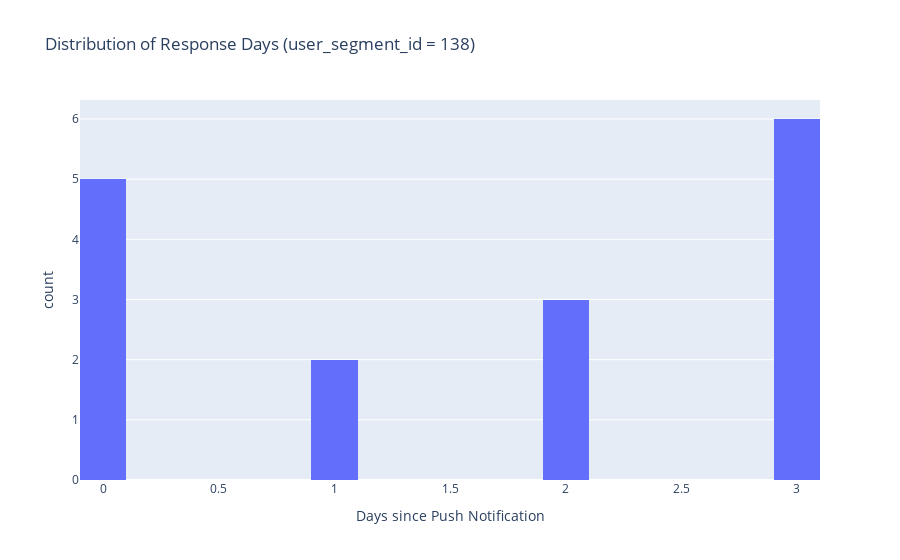
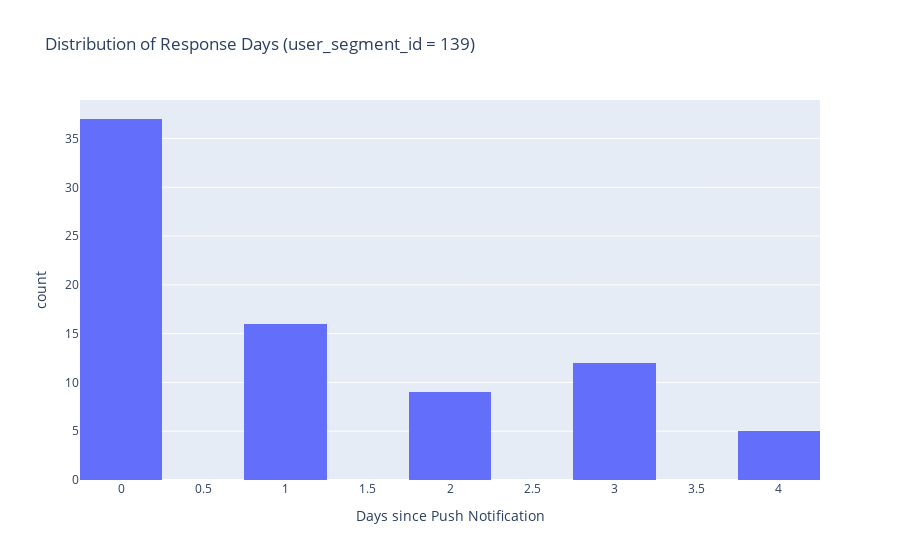

Write notebook code for charts like these, in order.
### Markdown cell above
<b>Response Days in Campaign 138 and 139</b>

### Code cell
import plotly.express as px

# Visualize response_days distribution for user_segment_id 138
fig_138 = px.histogram(
    df_response_138,
    x="response_days",
    nbins=20,
    title="Distribution of Response Days (user_segment_id = 138)",
    labels={"response_days": "Days since Push Notification", "count": "Number of Users"}
)
fig_138.show()

# Visualize response_days distribution for user_segment_id 139
fig_139 = px.histogram(
    df_response_139,
    x="response_days",
    nbins=20,
    title="Distribution of Response Days (user_segment_id = 139)",
    labels={"response_days": "Days since Push Notification", "count": "Number of Users"}
)
fig_139.show()

### Figure 1 — Plotly figure (JSON) as saved in the notebook; plotly's stock layout.template omitted (floating-point values rounded to 4 significant figures)
{"data": [{"bingroup": "x", "hovertemplate": "Days since Push Notification=%{x}<br>count=%{y}<extra></extra>", "legendgroup": "", "marker": {"color": "#636efa", "pattern": {"shape": ""}}, "name": "", "nbinsx": 20, "orientation": "v", "showlegend": false, "type": "histogram", "x": [1, 1, 0, 3, 3, 2, 2, 0, 3, 3, 0, 3, 0, 2, 3, 0], "xaxis": "x", "yaxis": "y"}], "layout": {"barmode": "relative", "legend": {"tracegroupgap": 0}, "title": {"text": "Distribution of Response Days (user_segment_id = 138)"}, "xaxis": {"anchor": "y", "domain": [0, 1], "title": {"text": "Days since Push Notification"}}, "yaxis": {"anchor": "x", "domain": [0, 1], "title": {"text": "count"}}}}

### Figure 2 — Plotly figure (JSON) as saved in the notebook; plotly's stock layout.template omitted (floating-point values rounded to 4 significant figures)
{"data": [{"bingroup": "x", "hovertemplate": "Days since Push Notification=%{x}<br>count=%{y}<extra></extra>", "legendgroup": "", "marker": {"color": "#636efa", "pattern": {"shape": ""}}, "name": "", "nbinsx": 20, "orientation": "v", "showlegend": false, "type": "histogram", "x": [0, 4, 0, 1, 0, 1, 1, 0, 0, 0, 3, 4, 2, 0, 0, 0, 4, 2, 0, 0, 0, 3, 2, 2, 0, 4, 2, 1, 0, 0, 0, 2, 1, 1, 0, 0, 3, 3, 0, 2, 4, 1, 0, 0, 1, 2, 1, 0, 3, 3, 1, 0, 3, 0, 0, 1, 3, 3, 0, 0, 0, 1, 0, 1, 0, 2, 0, 1, 1, 3, 0, 0, 3, 1, 0, 3, 0, 0, 0], "xaxis": "x", "yaxis": "y"}], "layout": {"barmode": "relative", "legend": {"tracegroupgap": 0}, "title": {"text": "Distribution of Response Days (user_segment_id = 139)"}, "xaxis": {"anchor": "y", "domain": [0, 1], "title": {"text": "Days since Push Notification"}}, "yaxis": {"anchor": "x", "domain": [0, 1], "title": {"text": "count"}}}}
